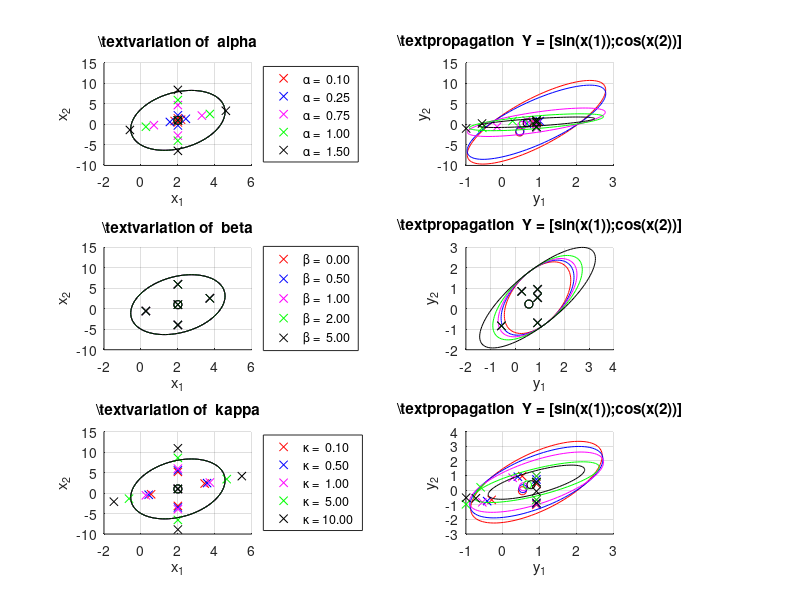

Recreate this plot in MATLAB. (Note: this script raises an error after producing the figure.)
%% http://ais.informatik.uni-freiburg.de/teaching/ws12/mapping/pdf/slam05-ukf.pdf --> pp.20

function UKF_ScaleParam_Tuning_Demo_Propagation_V2

P_0 = diag([4,9])*1e0;
P_0 = [1,0.9;0.1,9];
x_m = [2,1]';

SET = {...
    'alpha',[0.1,0.25,0.75,1,1.5];...
    'beta',[0,0.5,1,2,5];...
    'kappa',[0.1,0.5,1,5,10];...
    };

    C_subplots = 3;

    figure(123521);clf;Color={'r','b','m','g','k'};
    for p =1: size(SET,1)    
        alpha = 1;
        beta  = 2;
        kappa = 1;
    %     for v = 1:numel(SET{p,2})
    %         subplot(R_subplots,C_subplots,(C_subplots*(p-1)+v))
    %         eval(sprintf('%s = %e;',SET{p,1},SET{p,2}(v)) );
    %         [X,Y,P_x,P_y] = do_for_oneSet(P_0,x_m,alpha,beta,kappa);
    %         axis(gca,'equal')
    %     end

        leg = {};ah=[];sp=[];
%         sp(1)=subplot(2,C_subplots,p);
%         sp(2)=subplot(2,C_subplots,p+C_subplots);
        sp(1)=subplot(C_subplots,2,2*p-1);
        sp(2)=subplot(C_subplots,2,2*p);
        for v = 1:numel(SET{p,2})
            leg{v} = sprintf('\\%s = %5.2f ',SET{p,1},SET{p,2}(v));
            eval(sprintf('%s = %e;',SET{p,1},SET{p,2}(v)) );
            ah(v) = do_for_oneSet(P_0,x_m,alpha,beta,kappa,Color{v},sp);        
            title(sp(1),['\text{variation of } ',SET{p,1}]);            
            axes(sp(1));xlim([-2,6]);ylim([-10,15]);
            fun_str = f();
            title(sp(2),['\text{propagation } Y = ',fun_str]);
%             axes(sp(2));xlim([-2,6]);ylim([-10,15]);
        end
        legend(ah,leg,'location','eastoutside');%axis(gca,'equal')
    end
    
    make_tikz;
    disp('\caption{Skalierte Unscented Transformation (SUT) unter Variation von $\alpha$, $\beta$ und $\kappa$} (Standardwerte: $\alpha = 1$ , $\beta = 2$ , $\kappa = 1$)')

end

function make_tikz
    Opts.b_overwrite_tikz_tex      = 1 ;
    Opts.b_hideXLabel              = 0 ;
    Opts.b_smooth_Lines            = 0 ;
    Opts.b_remakeTikzPicture       = 0 ;
    Opts.max_DataPoints            = 2000 ;
    Opts.LegPos                    = 'at={(1,0.5)},xshift = 0.4cm,anchor = west,' ;
    Opts.AxesHeight                = '7.0cm' ;
    Opts.AxesWidth                 = 0.42 ;
    Opts.fontSize                  = '\Tiny' ;
    Opts.delta_x                   = '1.40cm' ;
    Opts.delta_y                   = '0.8cm' ;
    Opts.xLabelShift               = ' 0.15cm' ;
    Opts.yLabelShift               = ' -0.2cm' ;
    Opts.TickMax                   = 4 ;
    Opts.TicksMaxSpace             = 50 ;
    Opts.SavePath                  = 'D:\Latex\01_Projekte\04_Planung\Dissertation\tikz\Schaetzprobleme' ;
    Opts.SaveName                  = 'UKF-Scaling-ParameterVariation' ;
    gen_PGFplots(Opts,gcf)
end

function ah = do_for_oneSet(P_x,x_m,alpha,beta,kappa,Color,sp)
    % calculate sigma points
    n = numel(x_m);
    [WM,WC,c] = ut_get_weights(n,alpha,beta,kappa);
    X = ut_get_sigmaPoints(x_m,P_x,c);
    
    % nonlinear tranformation / propagation
    Y = X;
    for z = 1: size(X,2)
       Y(:,z) = f(X(:,z)); 
    end
    if any(isnan(Y))
        disp(' -- isnan')
    end
    
    % calculate mean and covariance
    W = eye(length(WC)) - repmat(WM,1,length(WM));
    W = W * diag(WC) * W';
    y_m = Y*WM;
    
    %dX = X-M*ones(1,2*n+1);
    dY = Y-y_m*ones(1,2*n+1);
    P_y  = dY*W*dY';
    % C  = dX*W*dY';
    
    % do plots    
    subplot(sp(1));
%     ah(1)=plot_cov_mean(x_m,X,P_x,Color);
        plot_cov_mean(x_m,X,P_x,Color);
        grid on;
        xlabel('x_1');ylabel('x_2');
    subplot(sp(2));
        ah(1)=plot_cov_mean(y_m,Y,P_y,Color);
        xlabel('y_1');ylabel('y_2')
        grid on;    
    title(sprintf('\\kappa = %.1f , \\alpha = %.2f , \\beta = %.2f',kappa,alpha,beta));    
end

function ah = plot_cov_mean(x_m,X,P_x,Color)
    hold all;
    plot(x_m(1),x_m(2),'color',Color,'marker','o','LineStyle','none');
    ah= plot(X(1,:),X(2,:),'color',Color,'marker','x','LineStyle','none');
    plot_Cov_elipse(X(:,1),P_x,Color); 
    hold off
end

function ah = plot_Cov_elipse(x_m,P,Color)
% http://www.visiondummy.com/2014/04/draw-error-ellipse-representing-covariance-matrix/
   %(x/a)^2 + (y/b)^2 = 1
   %  y =  +- b * sqrt(1 -(x/a)^2 )
   
    [EIG_vect,EIG] = eig(P);
    [V_max,I_max] = max(max(EIG));
    
    Max_EIG = max(max(EIG));
    [Max_eigenvec_ind_c, r] = find(EIG == Max_EIG);
    Max_EIG_vect = EIG_vect(:,Max_eigenvec_ind_c);
     
    Min_EIG_vect = EIG_vect(:,(mod(Max_eigenvec_ind_c,2)+1));
    Min_EIG = max( EIG(:,mod(Max_eigenvec_ind_c,2)+1) );
    
    
    phi = atan2(Max_EIG_vect(2), Max_EIG_vect(1)); 
    if(phi < 0) 
        phi = phi + 2*pi; 
    end
    
    % Get the 95% confidence interval error ellipse 
    chisquare_val = 2.4477; 
    alpha = linspace(0,2*pi); 

    X0=x_m(1); 
    Y0=x_m(2); 
    a=chisquare_val*sqrt(Max_EIG); 
    b=chisquare_val*sqrt(Min_EIG); 
    % the ellipse in x and y coordinates 
    ellipse_x_r = a*cos( alpha );
    ellipse_y_r = b*sin( alpha ); 
    %Define a rotation matrix 
    R = [ cos(phi) sin(phi); -sin(phi) cos(phi) ]; 
    %let's rotate the ellipse to some angle phi 
    r_ellipse = ([ellipse_x_r;ellipse_y_r]' * R)' + x_m*ones(size(ellipse_y_r)); 
    % Draw the error ellipse 
    ah = plot(r_ellipse(1,:) ,r_ellipse(2,:),'color',Color); 
end

function y = f(x)
    if nargin==0
        y = '[sin(x(1));cos(x(2))]';
        return
    end
%     y = x +[1,1]';
%     y = x*sin(pi/4) +[x(2),x(1)]'*3;
%     y=  x.^2;
    y=  [sin(x(1));cos(x(2))];
end

function [WM,WC,c] = ut_get_weights(n,alpha,beta,kappa)
%     [WM,WC,c] = ut_weights(n,alpha,beta,kappa);
if isempty(alpha)
alpha = 1;
end
if isempty(beta)
beta = 0;
end
if isempty(kappa)
kappa = 3 - n;
end	  

% Compute the normal weights 
lambda = alpha^2 * (n + kappa) - n;

dummy = 1 / (2 * (n + lambda));
WM = ones(2*n+1,1)*dummy;
WC = ones(2*n+1,1)*dummy;
WM(1) = lambda / (n + lambda);
WC(1) = lambda / (n + lambda) + (1 - alpha^2 + beta);
% % % edit R. Baur
% % % If kappa < 0 Then WC(1)=0
% % %     if WC(1)<0  
% % %         WC(1)=0;
% % %     end

c = n + lambda; 
end

function X = ut_get_sigmaPoints(M,P,c) 
A = chol(P)';
X = [zeros(size(M)) A -A];
X = sqrt(c)*X + repmat(M,1,size(X,2));
%     X(X<0)=0;
end